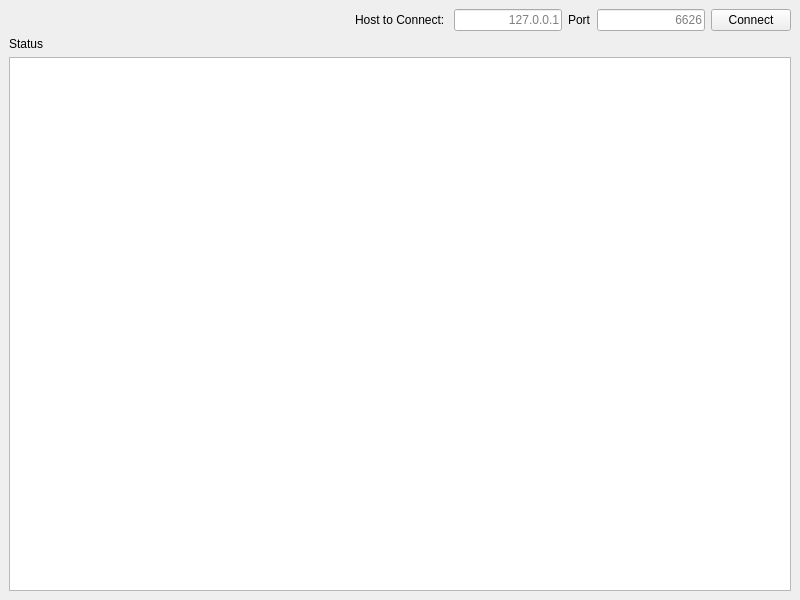
<?xml version="1.0" encoding="UTF-8"?>
<ui version="4.0">
 <class>MainWindow</class>
 <widget class="QMainWindow" name="MainWindow">
  <property name="geometry">
   <rect>
    <x>0</x>
    <y>0</y>
    <width>800</width>
    <height>600</height>
   </rect>
  </property>
  <property name="windowTitle">
   <string>MainWindow</string>
  </property>
  <widget class="QWidget" name="centralwidget">
   <layout class="QVBoxLayout" name="verticalLayout">
    <item>
     <layout class="QHBoxLayout" name="horizontalLayout_4">
      <item>
       <spacer name="horizontalSpacer">
        <property name="orientation">
         <enum>Qt::Horizontal</enum>
        </property>
        <property name="sizeHint" stdset="0">
         <size>
          <width>40</width>
          <height>20</height>
         </size>
        </property>
       </spacer>
      </item>
      <item>
       <layout class="QHBoxLayout" name="horizontalLayout_3">
        <item>
         <layout class="QHBoxLayout" name="horizontalLayout">
          <item>
           <widget class="QLabel" name="label">
            <property name="text">
             <string>Host to Connect: </string>
            </property>
           </widget>
          </item>
          <item>
           <widget class="QLineEdit" name="lineEditHostname">
            <property name="sizePolicy">
             <sizepolicy hsizetype="Maximum" vsizetype="Fixed">
              <horstretch>0</horstretch>
              <verstretch>0</verstretch>
             </sizepolicy>
            </property>
            <property name="inputMask">
             <string/>
            </property>
            <property name="alignment">
             <set>Qt::AlignRight|Qt::AlignTrailing|Qt::AlignVCenter</set>
            </property>
            <property name="placeholderText">
             <string>127.0.0.1</string>
            </property>
           </widget>
          </item>
         </layout>
        </item>
        <item>
         <layout class="QHBoxLayout" name="horizontalLayout_2">
          <item>
           <widget class="QLabel" name="label_2">
            <property name="text">
             <string>Port</string>
            </property>
           </widget>
          </item>
          <item>
           <widget class="QLineEdit" name="lineEditPort">
            <property name="sizePolicy">
             <sizepolicy hsizetype="Minimum" vsizetype="Fixed">
              <horstretch>0</horstretch>
              <verstretch>0</verstretch>
             </sizepolicy>
            </property>
            <property name="alignment">
             <set>Qt::AlignRight|Qt::AlignTrailing|Qt::AlignVCenter</set>
            </property>
            <property name="placeholderText">
             <string>6626</string>
            </property>
           </widget>
          </item>
         </layout>
        </item>
       </layout>
      </item>
      <item>
       <widget class="QPushButton" name="buttonConnect">
        <property name="sizePolicy">
         <sizepolicy hsizetype="Minimum" vsizetype="Maximum">
          <horstretch>0</horstretch>
          <verstretch>0</verstretch>
         </sizepolicy>
        </property>
        <property name="text">
         <string>Connect</string>
        </property>
       </widget>
      </item>
     </layout>
    </item>
    <item>
     <widget class="QLabel" name="label_3">
      <property name="text">
       <string>Status</string>
      </property>
     </widget>
    </item>
    <item>
     <widget class="QTextBrowser" name="textBrowser">
      <property name="placeholderText">
       <string/>
      </property>
     </widget>
    </item>
   </layout>
  </widget>
 </widget>
 <resources/>
 <connections/>
</ui>
